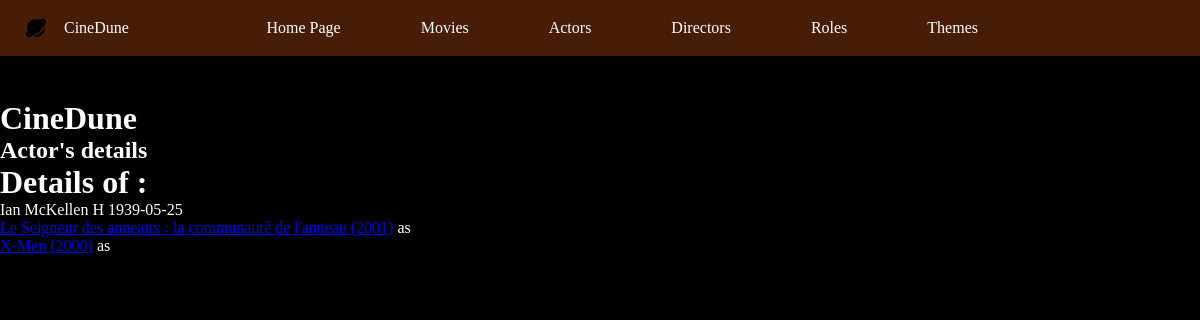
The app's page /index.php?action=actorsDetails&id=3, older data.
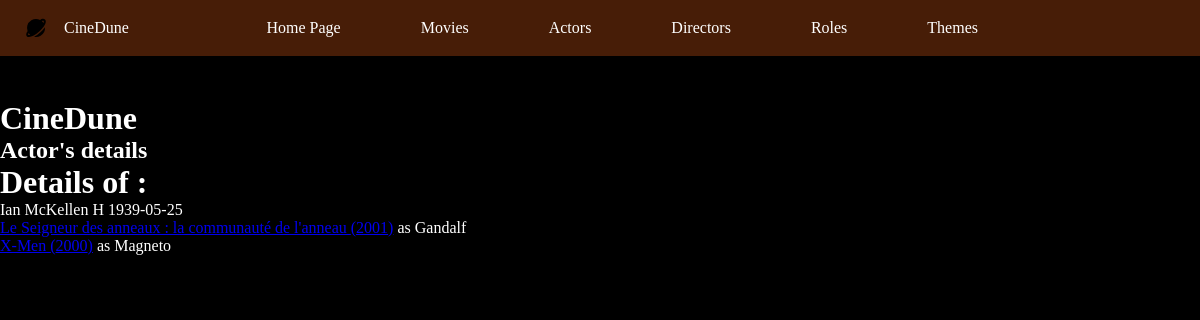
The same page, newer data.
### tables this page shows
CREATE TABLE IF NOT EXISTS `actor` (
  `idActor` int NOT NULL AUTO_INCREMENT,
  `idPerson` int NOT NULL,
  PRIMARY KEY (`idActor`),
  KEY `idPerson` (`idPerson`),
  CONSTRAINT `FK1_actor_person` FOREIGN KEY (`idPerson`) REFERENCES `person` (`idPerson`)
);

CREATE TABLE IF NOT EXISTS `person` (
  `idPerson` int NOT NULL AUTO_INCREMENT,
  `firstname` char(255) NOT NULL,
  `surname` char(255) NOT NULL,
  `sex` char(2) NOT NULL,
  `birthdate` date NOT NULL,
  `picture` varchar(255) NOT NULL,
  PRIMARY KEY (`idPerson`)
);

CREATE TABLE IF NOT EXISTS `movie` (
  `idMovie` int NOT NULL AUTO_INCREMENT,
  `title` varchar(255) NOT NULL,
  `releaseYear` year NOT NULL,
  `duration` int NOT NULL DEFAULT '0',
  `note` float NOT NULL DEFAULT (0),
  `synopsis` text,
  `poster` varchar(255) NOT NULL,
  `idDirector` int NOT NULL,
  PRIMARY KEY (`idMovie`),
  KEY `idDirector` (`idDirector`),
  CONSTRAINT `FK1_movie_director` FOREIGN KEY (`idDirector`) REFERENCES `director` (`idDirector`)
);

CREATE TABLE IF NOT EXISTS `role` (
  `idRole` int NOT NULL AUTO_INCREMENT,
  `roleName` varchar(255) NOT NULL,
  PRIMARY KEY (`idRole`)
);

### controller/ActorController.php (called while the page is built, shortened)
<?php
class ActorController
{
    public function actorsDetails($id)
    {
        $pdo = Connect::toLogIn();
        $requestActorsDetails = $pdo->prepare("
        SELECT actor.idActor, person.firstname, person.surname, person.sex, person.birthdate
        FROM actor
        INNER JOIN person ON actor.idPerson = person.idPerson
        WHERE actor.idActor = :id
        ");
        $requestActorsDetails->execute(["id" => $id]);
        $requestActorsFilmography = $pdo->prepare("
        SELECT actor.idActor, movie.idMovie, movie.title, movie.releaseYear, person.firstname, person.surname, role.roleName
        FROM play
        INNER JOIN movie ON play.idMovie = movie.idMovie
        INNER JOIN role ON play.idRole = role.idRole
        INNER JOIN actor ON play.idActor = actor.idActor
        INNER JOIN person ON actor.idPerson = person.idPerson
        WHERE actor.idActor = :id
        ORDER BY releaseYear DESC
        ");
        $requestActorsFilmography->execute(["id" => $id]);
        require "view/actors/actorsDetails.php";
    }
}

### view/actors/actorsDetails.php (the view, shortened to what this page needs)
<?php ob_start();
$actorDetails = $requestActorsDetails->fetch();
$actorsFilmography = $requestActorsFilmography->fetchAll();
?>
<h1>Details of : </h1>
<?php
echo $actorDetails["firstname"] . " " . $actorDetails["surname"] . " " . $actorDetails["sex"] . " " . $actorDetails["birthdate"] . "<br>";
foreach ($actorsFilmography as $actorFilmography) {
?>
    <a href="index.php?action=moviesDetails&id=<?= $actorFilmography["idMovie"] ?>"><?= $actorFilmography["title"] . " (" . $actorFilmography["releaseYear"] . ")" ?></a> as <?= $actorFilmography["roleName"] . "<br>" ?>
<?php
}
?>
<?php
require "view/template.php";

Row changes from the older to the newer data that the page shows:
changed through a linked row, actor "Le Seigneur des anneaux : la communauté de l'anneau": role.roleName (not shown) → "Gandalf"; role.roleName (not shown) → "Magneto"
